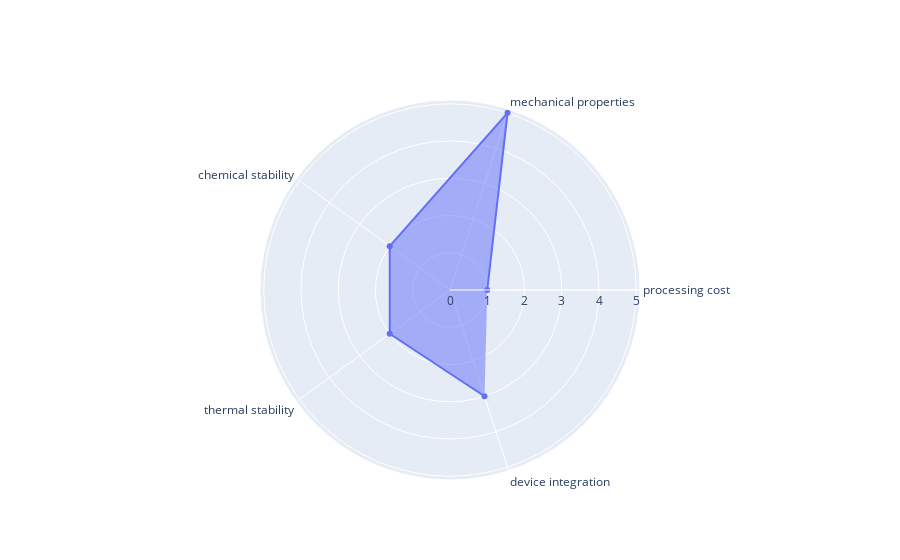

Notebook code for this chart:
### Code cell
fig = go.Figure(data=go.Scatterpolar(
  r=[1, 5, 2, 2, 3],
  theta=['processing cost','mechanical properties','chemical stability', 'thermal stability',
           'device integration'],
  fill='toself'
))

fig.update_layout(
  polar=dict(
    radialaxis=dict(
      visible=True
    ),
  ),
  showlegend=False
)

fig.show()

### Figure 1 — Plotly figure (JSON) as saved in the notebook; plotly's stock layout.template omitted (floating-point values rounded to 4 significant figures)
{"data": [{"fill": "toself", "r": [1, 5, 2, 2, 3], "theta": ["processing cost", "mechanical properties", "chemical stability", "thermal stability", "device integration"], "type": "scatterpolar"}], "layout": {"polar": {"radialaxis": {"visible": true}}, "showlegend": false}}
